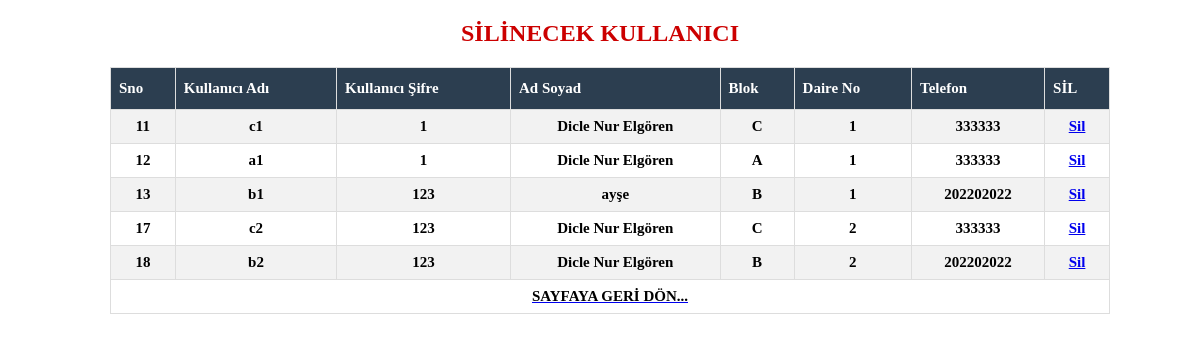
The page /sil.php on the database its author committed.
### tables this page shows
CREATE TABLE `kullanici` (
  `sno` int(11) NOT NULL,
  `kulad` varchar(3) NOT NULL,
  `ksifre` int(5) NOT NULL,
  `adsoyad` varchar(20) NOT NULL,
  `blok` varchar(1) NOT NULL,
  `daire` int(2) NOT NULL,
  `tel` int(11) NOT NULL
);

### sil.php (the view, shortened to what this page needs)
<!DOCTYPE html PUBLIC "-//W3C//DTD XHTML 1.0 Transitional//EN" "http://www.w3.org/TR/xhtml1/DTD/xhtml1-transitional.dtd">
<html xmlns="http://www.w3.org/1999/xhtml">
<head>
<link href="css/sitil.css" rel="stylesheet" type="text/css" />
</head>
<center>
<div class="listeleme"><h2><center> <font color="#C00">SİLİNECEK KULLANICI</font></center></h2>
<?php
$sec=mysql_query("select * FROM kullanici ");
echo'<table border="1" class="tablo"><tr>';
echo"<th>Sno</th><th>Kullanıcı Adı</th><th>Kullanıcı Şifre</th><th>Ad Soyad</th><th>Blok</th><th>Daire No</th><th>Telefon</th><th>SİL</th>";
while($dizi=mysql_fetch_array($sec))
{
	echo"<tr><td>".$dizi['sno']."</td>";
	echo"<td>".$dizi['kulad']."</td>";
	echo"<td>".$dizi['ksifre']."</td>";
	echo"<td>".$dizi['adsoyad']."</td>";
	echo"<td>".$dizi['blok']."</td>";
	echo"<td>".$dizi['daire']."</td>";
	echo"<td>".$dizi['tel']."</td>";
    echo '<td><a  href="sil1.php?id='.$dizi["sno"].'">Sil</a></td>';
}
echo"<tr><td colspan='12' align='center'><a href='giris2.php'><font color=#000000>SAYFAYA GERİ DÖN...</font></a></td></table>";
?>
</div>
</center>
</html>

### css/sitil.css (style rules this page uses)
table { width:300px; height:300px; font-size:25px; }
tr { text-align:center; font-weight:bold; }

### sil.php (style rules this page uses)
.listeleme { width: 1000px; height: auto; clear: both; }
table { border-collapse: collapse; width:1000px; height: auto; margin-bottom: 40px; margin-left: 10px; font-size: 15px; }
td,th { border: 1px solid #ddd; padding: 8px; }
tr:nth-child(even) { background-color: #f2f2f2; }
th { padding-top: 12px; padding-bottom: 12px; text-align: left; background-color: #2c3e50; color: white; }

### rows shown on the page
kullanici: sno "11", kulad "c1", ksifre "1", adsoyad "Dicle Nur Elgören", blok "C", daire "1", tel "333333"
kullanici: sno "12", kulad "a1", ksifre "1", adsoyad "Dicle Nur Elgören", blok "A", daire "1", tel "333333"
kullanici: sno "13", kulad "b1", ksifre "123", adsoyad "ayşe", blok "B", daire "1", tel "202202022"
kullanici: sno "17", kulad "c2", ksifre "123", adsoyad "Dicle Nur Elgören", blok "C", daire "2", tel "333333"
kullanici: sno "18", kulad "b2", ksifre "123", adsoyad "Dicle Nur Elgören", blok "B", daire "2", tel "202202022"
